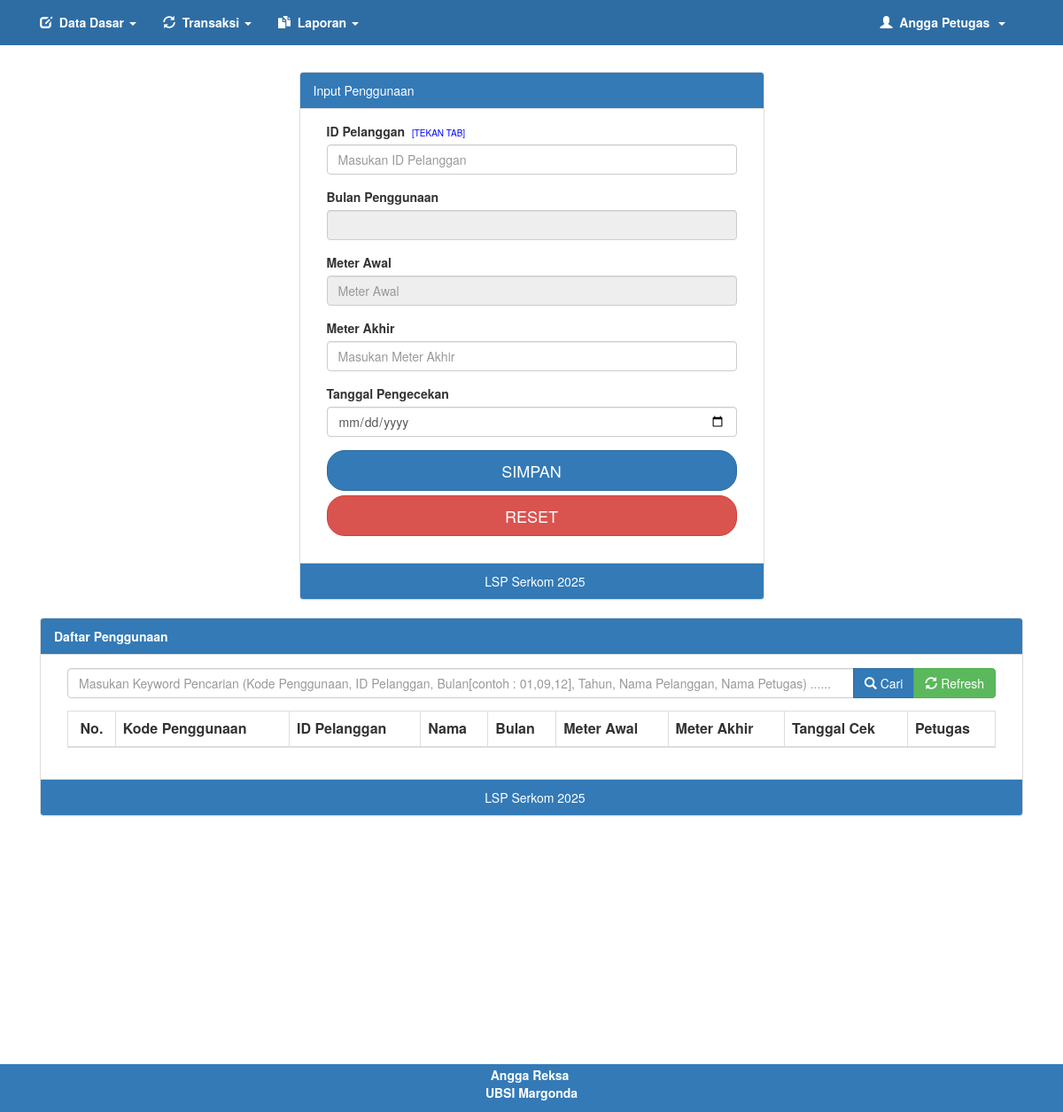
The page /pln/hal_utama.php?menu=penggunaan (signed in) on the database as committed earlier.
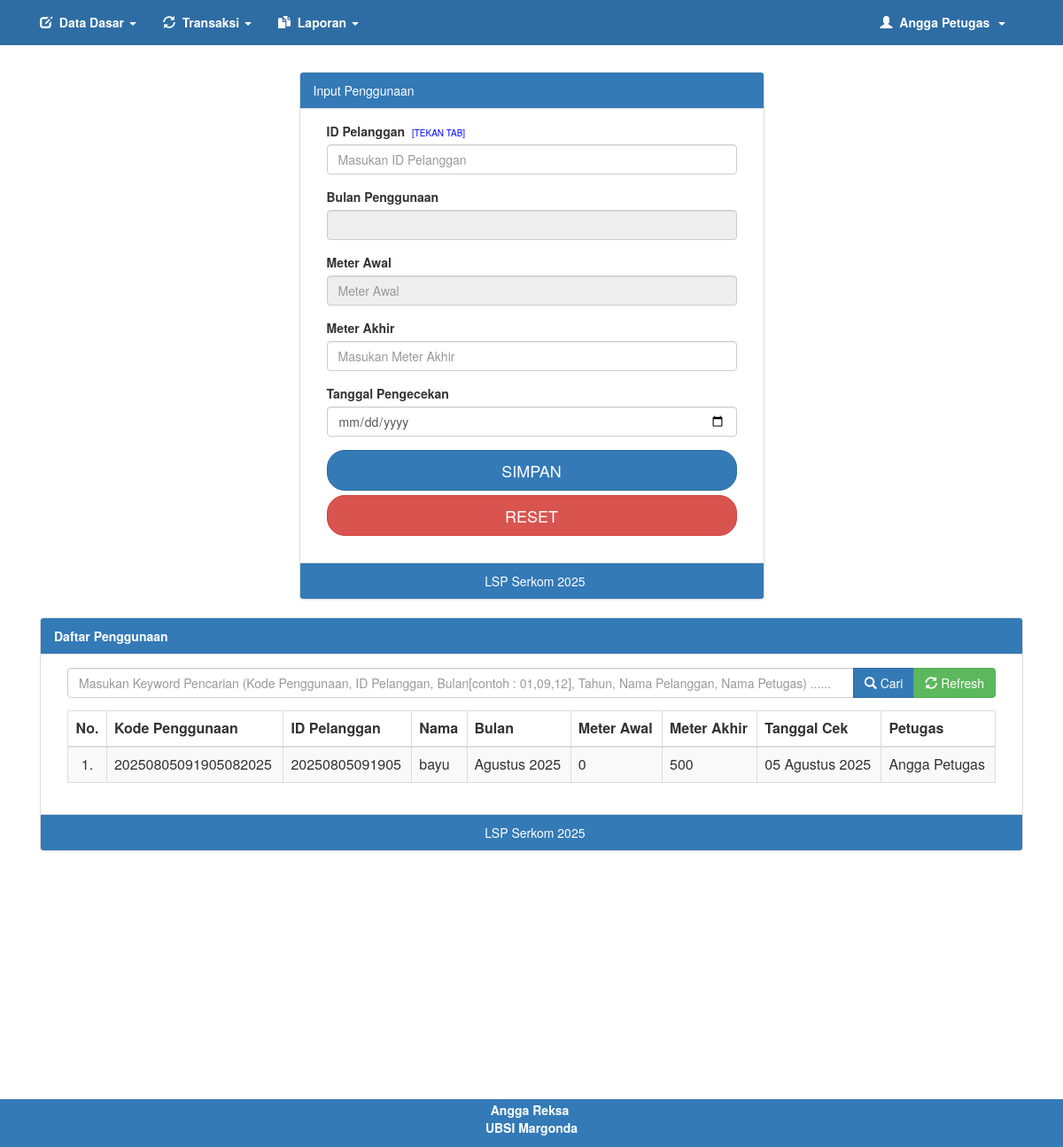
The same page on the database as committed later.
### tables this page shows
CREATE TABLE `penggunaan` (
  `id_penggunaan` varchar(20) NOT NULL,
  `id_pelanggan` varchar(14) NOT NULL,
  `bulan` varchar(2) NOT NULL,
  `tahun` year(4) NOT NULL,
  `meter_awal` int(11) NOT NULL,
  `meter_akhir` int(11) NOT NULL,
  `tgl_cek` date NOT NULL,
  `id_user` int(11) DEFAULT NULL
);

### pln/penggunaan.php (the view, shortened to what the changed rows need)
<?php
if (isset($_POST['bcari'])) {
	$text = $_POST['tcari'];
	$cari = "WHERE id_pelanggan LIKE '%$text%' OR id_penggunaan LIKE '%$text%' OR meter_awal LIKE '%$text%' OR meter_akhir LIKE '%$text%' OR tahun LIKE '%$text%' OR nama_pelanggan LIKE '%$text%' OR nama_lengkap LIKE '%$text%'";
} else {
	$cari = " WHERE meter_akhir != 0";
}
?>
<!DOCTYPE html>
<html>
<head>
</head>
<body>
	<div class="container-fluid">
		<div class="row">
			<div class="col-md-12">
				<div class="panel panel-default">
					<div class="panel-body">
						<div class="col-md-12">
							<div class="table-responsive">
								<table class="table table-bordered table-striped table-hover">
									<thead>
										<th>
											<center>No.</center>
										</th>
										<th>Kode Penggunaan</th>
										<th>ID Pelanggan</th>
										<th>Nama</th>
										<th>Bulan</th>
										<th>Meter Awal</th>
										<th>Meter Akhir</th>
										<th>Tanggal Cek</th>
										<th>Petugas</th>
									</thead>
									<tbody>
										<?php
										$no = 0;
										$data = $aksi->tampil("qw_penggunaan", $cari, "ORDER BY tgl_cek DESC");
										if ($data == "") {
											$aksi->no_record(8);
										} else {
											foreach ($data as $r) {
												$no++; ?>
												<tr>
													<td align="center"><?php echo $no; ?>.</td>
													<td><?php echo $r['id_penggunaan'] ?></td>
													<td><?php echo $r['id_pelanggan'] ?></td>
													<td><?php echo $r['nama_pelanggan'] ?></td>
													<td><?php $aksi->bulan($r['bulan']);
															echo " " . $r['tahun']; ?></td>
													<td><?php echo $r['meter_awal'] ?></td>
													<td><?php echo $r['meter_akhir'] ?></td>
													<td><?php $aksi->format_tanggal($r['tgl_cek']); ?></td>
													<td><?php echo $r['nama_lengkap'] ?></td>
												</tr>
										<?php }
										} ?>
									</tbody>
								</table>
							</div>
						</div>
					</div>
				</div>
			</div>
		</div>
	</div>
</body>
</html>

### library/fungsi.php (shortened to what the changed rows need)
<?php
class oop
{
	function tampil($table, $where, $cari)
	{
		global $conn;
		$sql = mysqli_query($conn, "SELECT * FROM $table $where $cari");
		$jalan = [];
		while ($data = mysqli_fetch_array($sql)) {
			$jalan[] = $data;
		}
		return $jalan;
	}
	function bulan($bulan)
	{
		switch ($bulan) {
			case '08':
				$bln = "Agustus";
				break;
			default:
				$bln = "";
				break;
		}
		echo $bln;
	}
	function format_tanggal($tanggal)
	{
		$tahun = substr($tanggal, 0, 4);
		$bulan = substr($tanggal, 5, 2);
		$tanggal = substr($tanggal, 8, 2);
		switch ($bulan) {
			case '08':
				$bln = "Agustus";
				break;
		}
		echo $tanggal . " " . $bln . " " . $tahun;
	}
}
?>

Rows that differ between the two databases and show on the page:
added penggunaan: id_penggunaan "20250805091905082025", id_pelanggan "20250805091905", nama_pelanggan "bayu", bulan "Agustus", tahun "2025", meter_awal "0", meter_akhir "500", tgl_cek "05", tgl_cek "Agustus", tgl_cek "2025", nama_lengkap "Angga Petugas"
